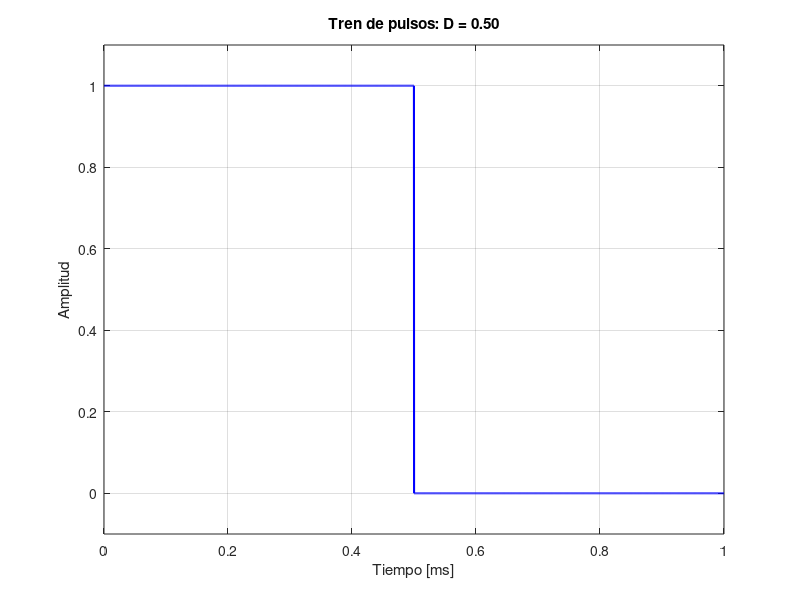
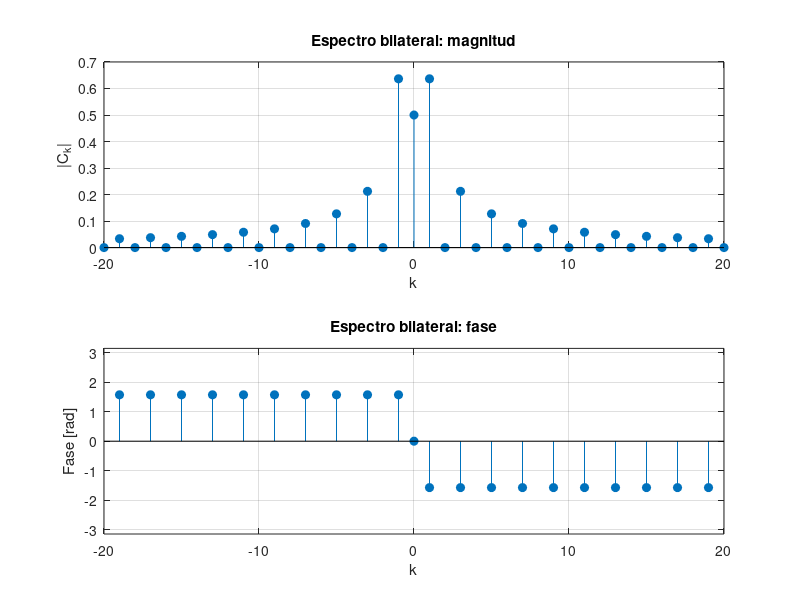
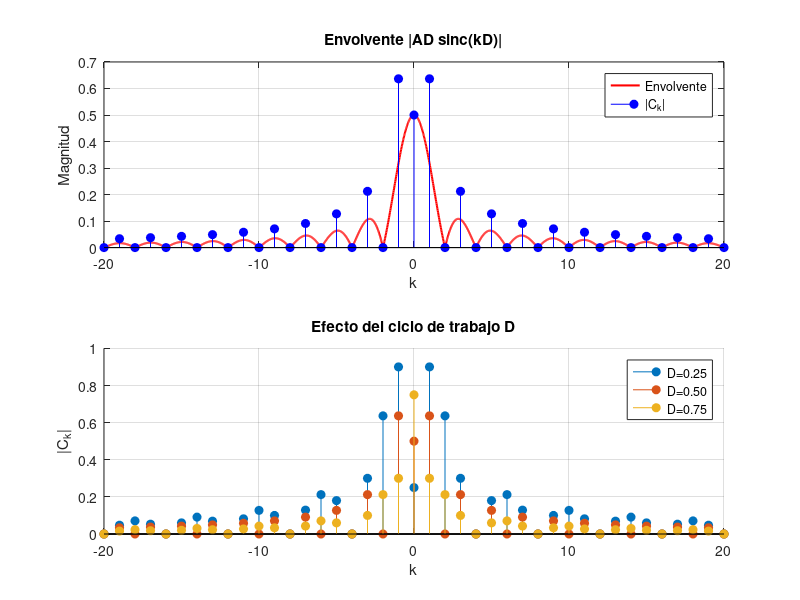
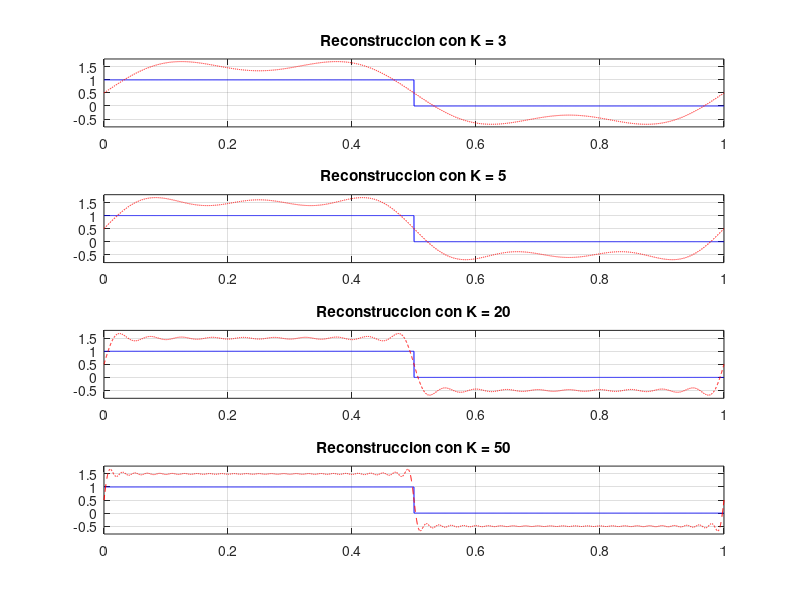

MATLAB code for these plots, in order: (Note: this script raises an error after producing the figures.)
clear;      
close all;  
clc;        

%% 1. TREN DE PULSOS PERIODICO
% -------------------------------------------------------------------------
% En esta sección se define una señal rectangular periódica.

A  = 1;                  % Amplitud del pulso.
f0 = 1000;               % Frecuencia fundamental [Hz].
T  = 1/f0;               % Periodo [s].
D  = 0.50;               % Ciclo de trabajo: 50%.
K  = 20;                 % Se analizarán armónicos desde -20 hasta 20.
w0 = 2*pi*f0;            % Frecuencia angular fundamental [rad/s].

% Se crean 5000 puntos dentro de un periodo.
% Mientras más puntos tengamos, más precisa será la representación
Nt = 5000;

% Genera un vector de tiempo desde 0 hasta T.
t = linspace(0,T,Nt);

% -------------------------------------------------------------------------
% DEFINICION DEL TREN DE PULSOS
% Como D = 0.5, el pulso ocupa la mitad del periodo.
% -------------------------------------------------------------------------

x = A*(t < D*T);

% Se crea una figura para observar la señal en el dominio del tiempo.
figure;

% Se grafica el tiempo en milisegundos para que sea más fácil de leer.
plot(t*1e3,x,'b','LineWidth',1.5);
grid on;

xlabel('Tiempo [ms]');
ylabel('Amplitud');

title(sprintf('Tren de pulsos: D = %.2f',D));

% Se limita el eje vertical para visualizar mejor el pulso.
ylim([-0.1 1.1]);


%% 2. COEFICIENTES DE FOURIER ANALITICOS Y NUMERICOS
% -------------------------------------------------------------------------

% Vector de índices de armónicos.
% Como K = 20:
% k = [-20 -19 ... -1 0 1 ... 19 20]
k = -K:K;

% -------------------------------------------------------------------------
% CALCULO ANALITICO DE LOS COEFICIENTES
% -------------------------------------------------------------------------


Ck_an = A*D*(k==0) + ...
        A*sinc(k*D).*exp(-1j*pi*k*D).*(k~=0);

Ck_an(k==0) = A*D;


% -------------------------------------------------------------------------
% CALCULO NUMERICO DE LOS COEFICIENTES
% -------------------------------------------------------------------------

% Se crea un vector inicialmente lleno de ceros para guardar los
% coeficientes numéricos.
Ck_num = zeros(size(k));

% Se recorre cada armónico.
for ii = 1:length(k)

    Ck_num(ii) = (1/T)*trapz(t,...
        x.*exp(-1j*k(ii)*w0*t));

end


% -------------------------------------------------------------------------
% COMPARACION ENTRE RESULTADO ANALITICO Y NUMERICO
% -------------------------------------------------------------------------
% -------------------------------------------------------------------------

fprintf('Error maximo analitico-numerico = %.3e\n',...
    max(abs(Ck_an-Ck_num)));


%% 3. ESPECTRO BILATERAL
% -------------------------------------------------------------------------

% angle() obtiene la fase de cada coeficiente complejo en radianes.
fase = angle(Ck_an);

% Cuando la magnitud es prácticamente cero, la fase no tiene significado.
% En esos puntos colocamos NaN para que MATLAB no los grafique.
fase(abs(Ck_an)<1e-10) = NaN;


% -------------------------------------------------------------------------
% GRAFICA DEL ESPECTRO
% -------------------------------------------------------------------------

figure;

% ---------------- MAGNITUD ----------------
subplot(2,1,1);

% stem() genera un gráfico discreto mediante "palitos".
stem(k,abs(Ck_an),'filled');

grid on;
xlabel('k');
ylabel('|C_k|');

title('Espectro bilateral: magnitud');


% ---------------- FASE ----------------
subplot(2,1,2);

stem(k,fase,'filled');

grid on;
xlabel('k');
ylabel('Fase [rad]');

title('Espectro bilateral: fase');

% La fase se limita entre -pi y pi.
ylim([-pi pi]);


%% 4. ENVOLVENTE SINC, EFECTO DE D Y CANCELACION DE ARMONICOS

% Se crea un vector con muchos puntos para dibujar suavemente
% la envolvente.
k_env = linspace(-K,K,2000);

% Se calcula la envolvente:
%
%       A*D*|sinc(kD)|
%
env = A*D*abs(sinc(k_env*D));


% -------------------------------------------------------------------------
% GRAFICA DE LA ENVOLVENTE Y LOS COEFICIENTES
% -------------------------------------------------------------------------

figure;

subplot(2,1,1);

% Se grafica la envolvente de manera continua.
plot(k_env,env,'r','LineWidth',1.5);
hold on;

% Se superponen los valores reales de los coeficientes de Fourier.
stem(k,abs(Ck_an),'b','filled');

grid on;
xlabel('k');
ylabel('Magnitud');

title('Envolvente |AD sinc(kD)|');

legend('Envolvente','|C_k|');


% -------------------------------------------------------------------------
% EFECTO DEL CICLO DE TRABAJO D
% -------------------------------------------------------------------------

D_values = [0.25 0.50 0.75];

subplot(2,1,2);
hold on;

% Se analiza cada valor de D.
for Dv = D_values

    % Se calculan los coeficientes de Fourier correspondientes
    % al nuevo ciclo de trabajo.
    Cv = A*Dv*(k==0) + ...
         A*sinc(k*Dv).*exp(-1j*pi*k*Dv).*(k~=0);

    % Se asegura el valor correcto de C0.
    Cv(k==0) = A*Dv;

    % Se grafica la magnitud de los coeficientes.
    stem(k,abs(Cv),'filled');

end

grid on;
xlabel('k');
ylabel('|C_k|');

title('Efecto del ciclo de trabajo D');

legend('D=0.25','D=0.50','D=0.75');


% -------------------------------------------------------------------------
% CANCELACION DE ARMONICOS
% -------------------------------------------------------------------------

fprintf('\nCancelacion para D = %.2f:\n',D);

% Se buscan los armónicos entre 1 y K donde:
%
% sin(pi*k*D) aproximadamente = 0

canc = find(abs(sin(pi*(1:K)*D))<1e-10);

fprintf('Armonicos cancelados: ');

disp(canc);


%% 5. RECONSTRUCCION, GIBBS Y ERROR RMS
% -------------------------------------------------------------------------

K_values = [3 5 20 50];

figure;

% Se analiza cada cantidad de armónicos.
for ii = 1:length(K_values)

    Kr = K_values(ii);

    % Se crea el vector de armónicos para este caso.
    kk = -Kr:Kr;


    % -------------------------------------------------------------
    % CALCULO DE LOS COEFICIENTES PARA EL NUEVO NUMERO DE ARMÓNICOS
    % -------------------------------------------------------------

    Ck = A*D*(kk==0) + ...
         A*sinc(kk*D).*exp(-1j*pi*kk*D).*(kk~=0);

    % Se asegura el valor de C0.
    Ck(kk==0) = A*D;


    % -------------------------------------------------------------
    % RECONSTRUCCION DE LA SEÑAL
    % -------------------------------------------------------------

    xr = real(Ck*exp(1j*w0*kk'*t));

    % -------------------------------------------------------------
    % GRAFICA DE LA RECONSTRUCCION
    % -------------------------------------------------------------

    subplot(length(K_values),1,ii);

    % Señal original: azul.
    % Señal reconstruida: rojo punteado.
    plot(t*1e3,x,'b',t*1e3,xr,'r--');

    grid on;

    ylim([-0.8 1.8]);

    title(sprintf('Reconstruccion con K = %d',Kr));

end

% Título general para todas las gráficas.
sgtitle('Reconstruccion y fenomeno de Gibbs');


% -------------------------------------------------------------------------
% ERROR RMS DE LA RECONSTRUCCION
% -------------------------------------------------------------------------

% Se prueban diferentes cantidades impares de armónicos:
% 1, 3, 5, ..., 99

K_err = 1:2:100;

% Vector donde se almacenará el RMSE de cada caso.
RMSE = zeros(size(K_err));


% Se repite el procedimiento para cada K.
for ii = 1:length(K_err)

    Kr = K_err(ii);

    % Vector de armónicos.
    kk = -Kr:Kr;


    % Coeficientes de Fourier.
    Ck = A*D*(kk==0) + ...
         A*sinc(kk*D).*exp(-1j*pi*kk*D).*(kk~=0);

    Ck(kk==0) = A*D;


    % Reconstrucción.
    xr = real(Ck*exp(1j*w0*kk'*t));


    % Cálculo del error RMS.
    RMSE(ii) = sqrt(mean((x-xr).^2));

end


% -------------------------------------------------------------------------
% GRAFICA DEL ERROR
% -------------------------------------------------------------------------

figure;

plot(K_err,RMSE,'o-','LineWidth',1.3);

grid on;

xlabel('Numero de armonicos K');
ylabel('RMSE');

title('Error de reconstruccion vs K');


%% 6. MUESTREO Y DTFS
% -------------------------------------------------------------------------

N = 64;

% Índices de las muestras:
% n = 0,1,2,...,63

n = 0:N-1;


% -------------------------------------------------------------------------
% NUMERO DE MUESTRAS QUE PERTENECEN AL PULSO
% -------------------------------------------------------------------------

M = round(D*N);


% Se crea inicialmente una secuencia de N ceros.
xn = zeros(1,N);

% Las primeras M muestras toman el valor A.
xn(1:M) = A;


% -------------------------------------------------------------------------
% CALCULO DE LA DTFS
% -------------------------------------------------------------------------

Xk = (1/N)*xn*exp(...
    -1j*2*pi*(0:N-1)'*(0:N-1)/N);


% -------------------------------------------------------------------------
% GRAFICAS DE LA SEÑAL DISCRETA Y SU ESPECTRO
% -------------------------------------------------------------------------

figure;

% ---------------- SECUENCIA DISCRETA ----------------
subplot(2,1,1);

stem(n,xn,'filled');

grid on;

xlabel('n');
ylabel('x[n]');

title('Secuencia periodica muestreada');


% ---------------- DTFS ----------------
subplot(2,1,2);

stem(0:N-1,abs(Xk),'filled');

grid on;

xlabel('k');
ylabel('|X[k]|');

title('Magnitud de la DTFS');


%% 7. RELACION ENTRE FOURIER CONTINUO Y DTFS
% -------------------------------------------------------------------------

Kc = 10;

kc = -Kc:Kc;


% -------------------------------------------------------------------------
% COEFICIENTES DE FOURIER CONTINUO
% -------------------------------------------------------------------------

Cc = A*D*(kc==0) + ...
     A*sinc(kc*D).*exp(-1j*pi*kc*D).*(kc~=0);

% Se asegura el valor de C0.
Cc(kc==0) = A*D;


% -------------------------------------------------------------------------
% EXTRACCION DE LOS COEFICIENTES CORRESPONDIENTES DE LA DTFS
% -------------------------------------------------------------------------

Xc = Xk(mod(kc,N)+1);


% -------------------------------------------------------------------------
% COMPARACION GRAFICA
% -------------------------------------------------------------------------

figure;

% Fourier continuo.
stem(kc,abs(Cc),'b','filled');

hold on;

% DTFS.
stem(kc,abs(Xc),'r--');

grid on;

xlabel('k');
ylabel('Magnitud');

title('Fourier continuo vs DTFS');

legend('|C_k| continuo','|X[k]| DTFS');


% -------------------------------------------------------------------------
% CALCULO DEL ERROR ENTRE AMBOS
% -------------------------------------------------------------------------

fprintf('\nError maximo Fourier continuo-DTFS = %.3e\n',...
    max(abs(Cc-Xc)));
